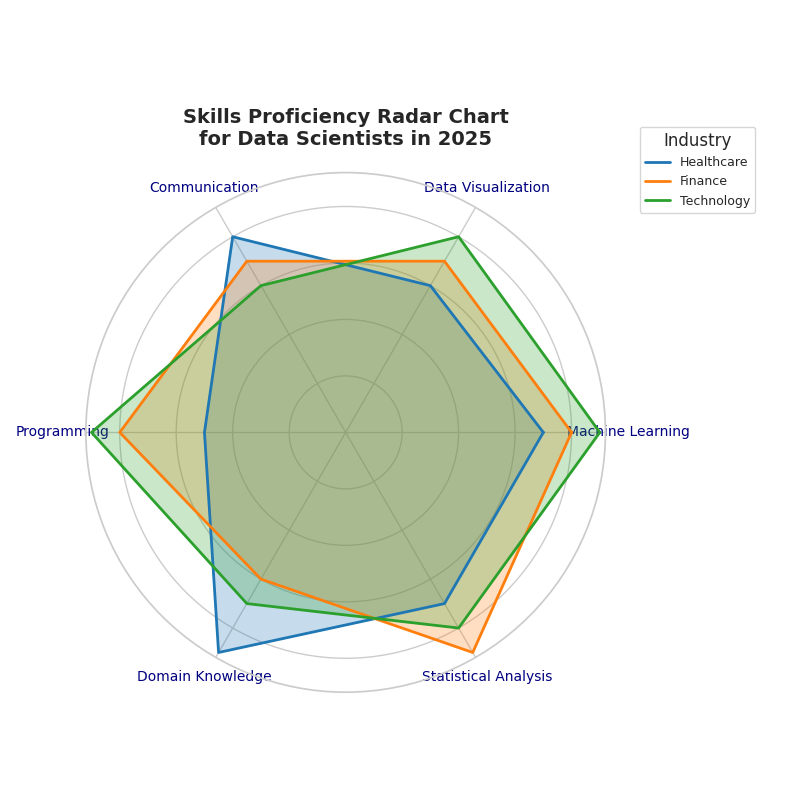

Write the Python code that produced this figure.
import matplotlib.pyplot as plt
import numpy as np

categories = [
    'Machine Learning', 
    'Data Visualization', 
    'Communication', 
    'Programming', 
    'Domain Knowledge', 
    'Statistical Analysis'
]

proficiency_healthcare = [7, 6, 8, 5, 9, 7]
proficiency_finance = [8, 7, 7, 8, 6, 9]
proficiency_technology = [9, 8, 6, 9, 7, 8]

num_vars = len(categories)
angles = np.linspace(0, 2 * np.pi, num_vars, endpoint=False).tolist()
proficiency_healthcare += proficiency_healthcare[:1]
proficiency_finance += proficiency_finance[:1]
proficiency_technology += proficiency_technology[:1]
angles += angles[:1]

fig, ax = plt.subplots(figsize=(8, 8), subplot_kw=dict(polar=True))
fig.subplots_adjust(wspace=0.5)

ax.set_title('Skills Proficiency Radar Chart\nfor Data Scientists in 2025', fontsize=14, fontweight='bold', pad=20)
ax.plot(angles, proficiency_healthcare, linewidth=2, linestyle='solid', label='Healthcare', color='#1f77b4')
ax.fill(angles, proficiency_healthcare, alpha=0.25, color='#1f77b4')
ax.plot(angles, proficiency_finance, linewidth=2, linestyle='solid', label='Finance', color='#ff7f0e')
ax.fill(angles, proficiency_finance, alpha=0.25, color='#ff7f0e')
ax.plot(angles, proficiency_technology, linewidth=2, linestyle='solid', label='Technology', color='#2ca02c')
ax.fill(angles, proficiency_technology, alpha=0.25, color='#2ca02c')
ax.set_yticklabels([])
ax.set_xticks(angles[:-1])
ax.set_xticklabels(categories, fontsize=10, color='navy')
ax.legend(loc='upper right', bbox_to_anchor=(1.3, 1.1), fontsize=9, title='Industry')

plt.tight_layout()
plt.show()
